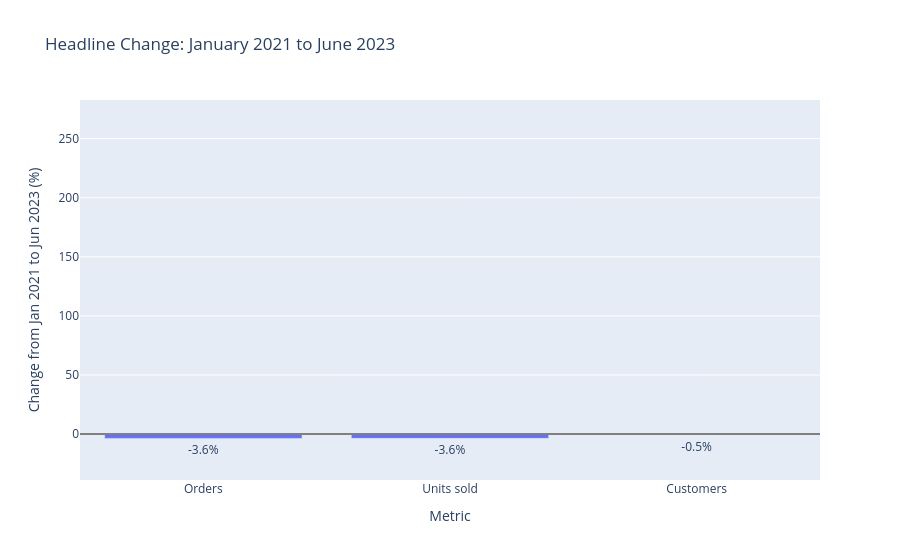

Notebook code for this chart:
### Code cell
kpi_labels = {
    "order_count": "Orders",
    "units_sold": "Units sold",
    "customer_count": "Customers",
}
kpi_order = ["Orders", "Units sold", "Customers"]

kpi_plot = story_kpis.copy()
kpi_plot["metric"] = kpi_plot["metric_key"].map(kpi_labels)
kpi_plot["metric"] = pd.Categorical(kpi_plot["metric"], categories=kpi_order, ordered=True)
kpi_plot["pct_change_display"] = kpi_plot["pct_change"] * 100
kpi_plot = kpi_plot.sort_values("metric")

fig = px.bar(
    kpi_plot,
    x="metric",
    y="pct_change_display",
    text=kpi_plot["pct_change_display"].map(lambda value: f"{value:.1f}%"),
    labels={"metric": "Metric", "pct_change_display": "Change from Jan 2021 to Jun 2023 (%)"},
    title="Headline Change: January 2021 to June 2023",
)
fig.add_hline(y=0, line_color="gray")
fig.update_traces(textposition="outside")
fig.show()

### Figure 1 — Plotly figure (JSON) as saved in the notebook; plotly's stock layout.template omitted (floating-point values rounded to 4 significant figures)
{"data": [{"hovertemplate": "Metric=%{x}<br>Change from Jan 2021 to Jun 2023 (%)=%{y}<br>text=%{text}<extra></extra>", "legendgroup": "", "marker": {"color": "#636efa", "pattern": {"shape": ""}}, "name": "", "orientation": "v", "showlegend": false, "text": ["-3.6%", "-3.6%", "-0.5%", "163.3%", "103.3%", "-22.8%"], "textposition": "outside", "type": "bar", "x": ["Orders", "Units sold", "Customers", null, null, null], "xaxis": "x", "y": [-3.646, -3.62, -0.5355, 163.3, 103.3, -22.79], "yaxis": "y"}], "layout": {"barmode": "relative", "legend": {"tracegroupgap": 0}, "shapes": [{"line": {"color": "gray"}, "type": "line", "x0": 0, "x1": 1, "xref": "x domain", "y0": 0, "y1": 0, "yref": "y"}], "title": {"text": "Headline Change: January 2021 to June 2023"}, "xaxis": {"anchor": "y", "domain": [0, 1], "title": {"text": "Metric"}}, "yaxis": {"anchor": "x", "domain": [0, 1], "title": {"text": "Change from Jan 2021 to Jun 2023 (%)"}}}}
